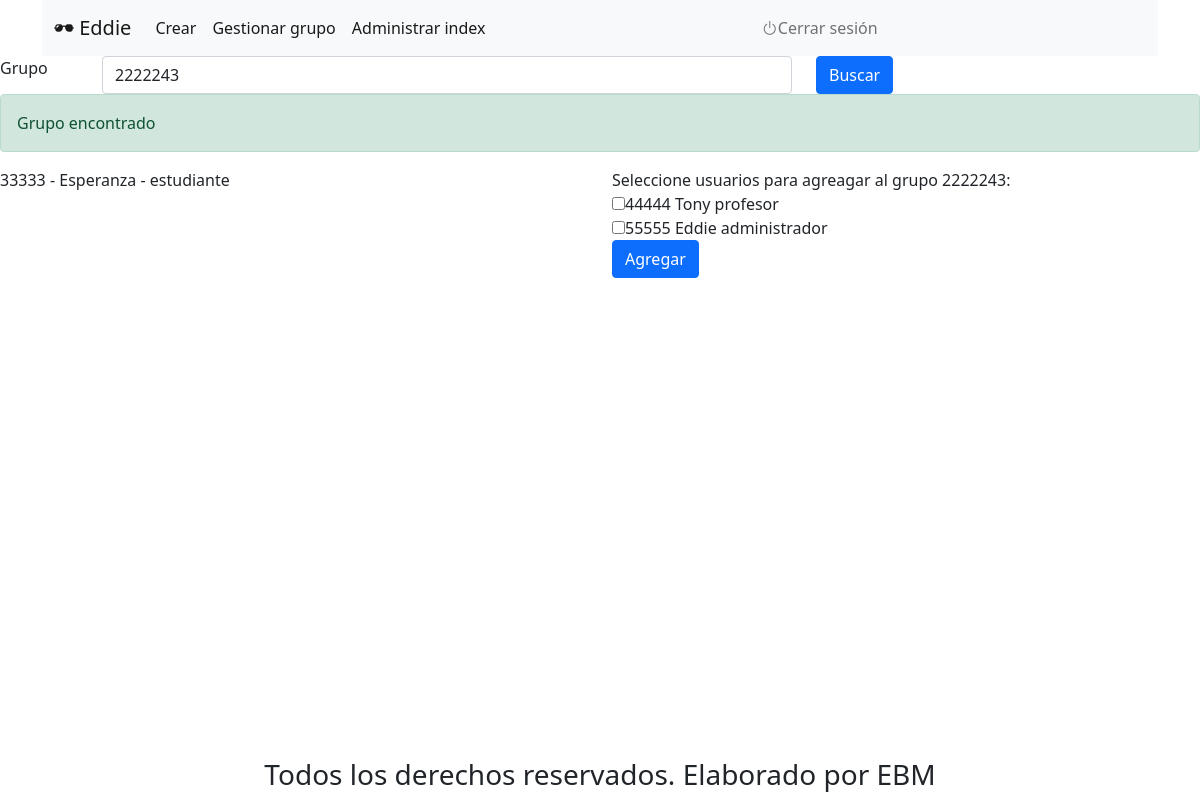
Screenshot of /gestionarGrupo.php?txtGrupo=2222243 (signed in) with the database file from the repository.
### tables this page shows
create table Usuarios(
	cedula varchar(11) primary key, 
    nombre varchar(50), 
    apellido varchar(50), 
    password varchar(32), 
    tipoUsuario int,
    foreign key(tipoUsuario) REFERENCES TipoUsuario(idTipoUsuario)
);

create table TipoUsuario(
	idTipoUsuario int AUTO_INCREMENT primary key,
    descripcion varchar(50)
);

### gestionarGrupo.php (the view)
<?php
    include "inicio.php";
    if($_SESSION['rolUsuario']!='administrador'):
        header('Location: inicio.php');
    else:
		if(isset($_GET['txtGrupo'])):
			$grupo=$_GET['txtGrupo'];
		else:
			$grupo="";
		endif;
?>
	<form action="gestionarGrupo.php" method="get">
			<div class="row">
				<div class="col-1">
					<label for="txtGrupo" class="form-label">Grupo</label>
				</div>
				<div class="col-7">
					<input value = "<?=$grupo;?>" type="text" name="txtGrupo" class="form-control" id="txtGrupo" aria-describedby="emailHelp" placeholder="Ingrese el número del grupo...">
				</div>
				<div class="col-4">
					<button type="submit" class="btn btn-primary">Buscar</button>
				</div>
			</div>
	</form>
<?php
		if($grupo!=""):
			require_once "conexionBD.php";
			$sql="SELECT * FROM grupos where descripcion=?";
			$datos = $conexion ->prepare($sql);
			$datos->bind_param('s',$grupo);
			$datos->execute() or die("<div class='alert alert-danger' role='alert'>
			Error interno del sistema</div>");
			$datos = $datos->get_result();
			if($fila = $datos->fetch_assoc()):
				$txtDescripcionGrupo= $fila['descripcion'];
				echo "<div class='alert alert-success' role='alert'>
						Grupo encontrado</div>
					";
				$sql = "SELECT u.cedula as ced, u.nombre as nom, tu.descripcion as rol
							FROM registrogrupo as rg
						join usuarios as u on rg.cedula = u.cedula
						join tipousuario as tu on u.tipoUsuario = tu.idTipoUsuario
						where idGrupo=?";
				$datos = $conexion ->prepare($sql);
				$idGrupo = $fila['idGrupo'];
				$datos->bind_param('s',$fila['idGrupo']);
				$datos->execute() or die("<div class='alert alert-danger' role='alert'>
				Error interno del sistema</div>");
				$datos = $datos->get_result();
				echo "<div class='row'>
						<div class='col-6'>
						";
				while($fila = $datos->fetch_assoc()):
					echo $fila['ced']." - ".$fila['nom']." - ".$fila['rol']."<br>";
				endwhile;
				echo "</div>
						<div class='col-6'>
					";
					$sql = "SELECT u.cedula as ced, u.nombre as nom, rg.idGrupo,tu.descripcion as rol
								FROM registrogrupo as rg
							right join usuarios as u on rg.cedula = u.cedula
							join tipousuario as tu on u.tipoUsuario = tu.idTipoUsuario
								where idGrupo is Null";
					$datos = $conexion ->prepare($sql);
					$datos->execute() or die("<div class='alert alert-danger' role='alert'>
					Error interno del sistema</div>");
					echo "<form action='agregarUsuariosGrupo.php' method='post'>
							<input type='hidden' value=$idGrupo name='txtIdGrupo'>
							<input type='hidden' value=$txtDescripcionGrupo name='txtDescripcionGrupo'>
							<label class='heading'>Seleccione usuarios para agreagar al grupo $grupo:</label>
										";
					$datos = $datos->get_result();
					while($fila = $datos->fetch_assoc()):
						echo "<div class='checkbox'>
								<label><input type='checkbox' name='check_lista[]' value='$fila[ced]'>$fila[ced] $fila[nom] $fila[rol]<br></label>
							</div>";
					endwhile;
					echo "
						<button type='submit' class='btn btn-primary' name='enviar'>Agregar</button>
					</form>";
			else:
				echo "<div class='alert alert-warning' role='alert'>
			Grupo no encontrado</div>";
			endif;
		endif;
	endif;
?>

### rows the page displays
usuarios: cedula "33333", nombre "Esperanza", tipoUsuario.descripcion "estudiante"
usuarios: cedula "44444", nombre "Tony", tipoUsuario.descripcion "profesor"
usuarios: cedula "55555", nombre "Eddie", tipoUsuario.descripcion "administrador"

### other values shown
$_SESSION[usuario] "Eddie"
$menu "Crear"
$menu "Gestionar grupo"
$menu "Administrar index"
$grupo "2222243"
